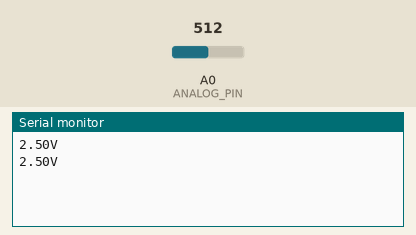
Simulated run of this sketch. Board: Arduino Uno, built with avr-gcc and run on an emulated ATmega328P. Shown: the last lines printed to the serial monitor. The inputs (shaded band) are chosen by the test bench; at power-on: A0 (ANALOG_PIN) = 512.

Above: at 1.8 s.
1.9 s: A0 (ANALOG_PIN) set to 716
At 2.7 s:
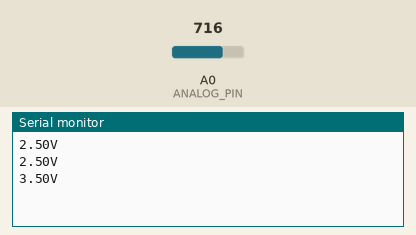
3.4 s: A0 (ANALOG_PIN) set to 900
At 4.8 s:
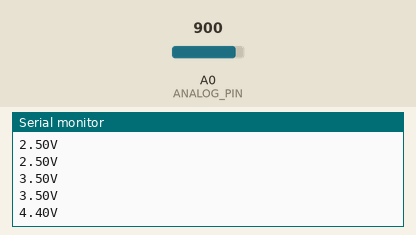
Timing chart, 0 to 6.4 s (numbered marks = the images above; inputs shaded):
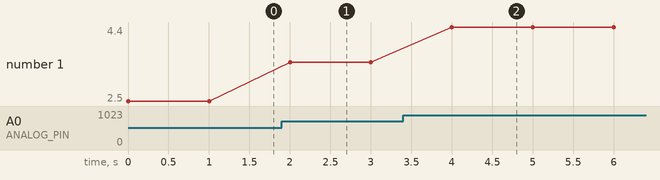

The sketch:

Test_LightValue.ino
```cpp
const int ANALOG_PIN = 0;            // アナログピン0を使用
const float VOLTAGE_REFERENCE = 5.0; // Arduinoの基準電圧 (5V)
const int ADC_RESOLUTION = 1023;     // 10ビットのADCの解像度

void setup()
{
    Serial.begin(9600); // シリアル通信の開始
}

void loop()
{
    // アナログピンからデータを読み取り 取得する値は0~1023
    int analogValue = analogRead(ANALOG_PIN);

    // アナログの読み取り値を電圧に変換
    float voltage = analogValue * (VOLTAGE_REFERENCE / ADC_RESOLUTION);

    // シリアルポートに電圧値を送信
    Serial.print(voltage);
    // 電圧単位を追加
    Serial.println("V");

    delay(1000); // 1秒待機
}
```

Measured:
- after the input at 1.9 s, the serial monitor: prints a new line after 0.10 s (image 1)
- after the input at 3.4 s, the serial monitor: prints a new line after 0.60 s (image 2)
- plotted number 1: 2.5 → 3.5 after the input at 1.9 s, 3.5 → 4.4 after the input at 3.4 s
